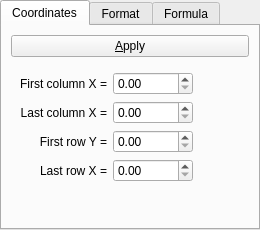
<ui version="4.0" >
 <class>MatrixControlTabs</class>
 <widget class="QWidget" name="MatrixControlTabs" >
  <property name="geometry" >
   <rect>
    <x>0</x>
    <y>0</y>
    <width>260</width>
    <height>230</height>
   </rect>
  </property>
  <property name="sizePolicy" >
   <sizepolicy vsizetype="MinimumExpanding" hsizetype="Minimum" >
    <horstretch>0</horstretch>
    <verstretch>0</verstretch>
   </sizepolicy>
  </property>
  <property name="minimumSize" >
   <size>
    <width>260</width>
    <height>230</height>
   </size>
  </property>
  <property name="windowTitle" >
   <string>Control Tabs</string>
  </property>
  <layout class="QHBoxLayout" >
   <property name="margin" >
    <number>0</number>
   </property>
   <item>
    <widget class="QTabWidget" name="tab_widget" >
     <property name="sizePolicy" >
      <sizepolicy vsizetype="Expanding" hsizetype="Minimum" >
       <horstretch>0</horstretch>
       <verstretch>0</verstretch>
      </sizepolicy>
     </property>
     <property name="minimumSize" >
      <size>
       <width>260</width>
       <height>230</height>
      </size>
     </property>
     <property name="tabPosition" >
      <enum>QTabWidget::North</enum>
     </property>
     <property name="currentIndex" >
      <number>0</number>
     </property>
     <widget class="QWidget" name="coordinates_tab" >
      <property name="geometry" >
       <rect>
        <x>0</x>
        <y>0</y>
        <width>256</width>
        <height>203</height>
       </rect>
      </property>
      <attribute name="title" >
       <string>Coordinates</string>
      </attribute>
      <layout class="QVBoxLayout" >
       <item>
        <widget class="QPushButton" name="button_set_coordinates" >
         <property name="text" >
          <string>&amp;Apply</string>
         </property>
        </widget>
       </item>
       <item>
        <widget class="QWidget" native="1" name="coordinates_widget" >
         <layout class="QGridLayout" >
          <item row="0" column="0" >
           <widget class="QLabel" name="first_col_label" >
            <property name="text" >
             <string>First column X =</string>
            </property>
            <property name="alignment" >
             <set>Qt::AlignRight|Qt::AlignTrailing|Qt::AlignVCenter</set>
            </property>
           </widget>
          </item>
          <item row="0" column="1" >
           <widget class="QDoubleSpinBox" name="first_col_spinbox" >
            <property name="minimumSize" >
             <size>
              <width>80</width>
              <height>0</height>
             </size>
            </property>
           </widget>
          </item>
          <item row="0" column="2" >
           <spacer>
            <property name="orientation" >
             <enum>Qt::Horizontal</enum>
            </property>
            <property name="sizeHint" stdset="0" >
             <size>
              <width>40</width>
              <height>20</height>
             </size>
            </property>
           </spacer>
          </item>
          <item row="1" column="0" >
           <widget class="QLabel" name="last_col_label" >
            <property name="text" >
             <string>Last column X =</string>
            </property>
            <property name="alignment" >
             <set>Qt::AlignRight|Qt::AlignTrailing|Qt::AlignVCenter</set>
            </property>
           </widget>
          </item>
          <item row="1" column="1" >
           <widget class="QDoubleSpinBox" name="last_col_spinbox" >
            <property name="minimumSize" >
             <size>
              <width>80</width>
              <height>0</height>
             </size>
            </property>
           </widget>
          </item>
          <item row="1" column="2" >
           <spacer>
            <property name="orientation" >
             <enum>Qt::Horizontal</enum>
            </property>
            <property name="sizeHint" stdset="0" >
             <size>
              <width>40</width>
              <height>20</height>
             </size>
            </property>
           </spacer>
          </item>
          <item row="2" column="0" >
           <widget class="QLabel" name="first_row_label" >
            <property name="text" >
             <string>First row Y =</string>
            </property>
            <property name="alignment" >
             <set>Qt::AlignRight|Qt::AlignTrailing|Qt::AlignVCenter</set>
            </property>
           </widget>
          </item>
          <item row="2" column="1" >
           <widget class="QDoubleSpinBox" name="first_row_spinbox" >
            <property name="minimumSize" >
             <size>
              <width>80</width>
              <height>0</height>
             </size>
            </property>
           </widget>
          </item>
          <item row="2" column="2" >
           <spacer>
            <property name="orientation" >
             <enum>Qt::Horizontal</enum>
            </property>
            <property name="sizeHint" stdset="0" >
             <size>
              <width>40</width>
              <height>20</height>
             </size>
            </property>
           </spacer>
          </item>
          <item row="3" column="0" >
           <widget class="QLabel" name="last_row_label" >
            <property name="text" >
             <string>Last row X =</string>
            </property>
            <property name="alignment" >
             <set>Qt::AlignRight|Qt::AlignTrailing|Qt::AlignVCenter</set>
            </property>
           </widget>
          </item>
          <item row="3" column="1" >
           <widget class="QDoubleSpinBox" name="last_row_spinbox" >
            <property name="minimumSize" >
             <size>
              <width>80</width>
              <height>0</height>
             </size>
            </property>
           </widget>
          </item>
          <item row="3" column="2" >
           <spacer>
            <property name="orientation" >
             <enum>Qt::Horizontal</enum>
            </property>
            <property name="sizeHint" stdset="0" >
             <size>
              <width>40</width>
              <height>20</height>
             </size>
            </property>
           </spacer>
          </item>
          <item row="4" column="0" >
           <spacer>
            <property name="orientation" >
             <enum>Qt::Vertical</enum>
            </property>
            <property name="sizeHint" stdset="0" >
             <size>
              <width>20</width>
              <height>40</height>
             </size>
            </property>
           </spacer>
          </item>
          <item row="4" column="1" >
           <spacer>
            <property name="orientation" >
             <enum>Qt::Vertical</enum>
            </property>
            <property name="sizeHint" stdset="0" >
             <size>
              <width>20</width>
              <height>40</height>
             </size>
            </property>
           </spacer>
          </item>
          <item row="4" column="2" >
           <spacer>
            <property name="orientation" >
             <enum>Qt::Vertical</enum>
            </property>
            <property name="sizeHint" stdset="0" >
             <size>
              <width>20</width>
              <height>40</height>
             </size>
            </property>
           </spacer>
          </item>
         </layout>
        </widget>
       </item>
      </layout>
     </widget>
     <widget class="QWidget" name="format_tab" >
      <property name="geometry" >
       <rect>
        <x>0</x>
        <y>0</y>
        <width>256</width>
        <height>203</height>
       </rect>
      </property>
      <attribute name="title" >
       <string>Format</string>
      </attribute>
      <layout class="QGridLayout" >
       <item row="0" column="0" colspan="2" >
        <widget class="QPushButton" name="button_set_format" >
         <property name="sizePolicy" >
          <sizepolicy vsizetype="Fixed" hsizetype="Expanding" >
           <horstretch>0</horstretch>
           <verstretch>0</verstretch>
          </sizepolicy>
         </property>
         <property name="toolTip" >
          <string>&lt;html>&lt;head>&lt;meta name="qrichtext" content="1" />&lt;style type="text/css">
p, li { white-space: pre-wrap; }
&lt;/style>&lt;/head>&lt;body style=" font-family:'Sans Serif'; font-size:9pt; font-weight:400; font-style:normal;">
&lt;p style=" margin-top:0px; margin-bottom:0px; margin-left:0px; margin-right:0px; -qt-block-indent:0; text-indent:0px;">Apply new type and format to all selected columns&lt;/p>&lt;/body>&lt;/html></string>
         </property>
         <property name="text" >
          <string>&amp;Apply</string>
         </property>
        </widget>
       </item>
       <item row="2" column="0" >
        <widget class="QLabel" name="format_label" >
         <property name="text" >
          <string>&amp;Format:</string>
         </property>
         <property name="buddy" >
          <cstring>format_box</cstring>
         </property>
        </widget>
       </item>
       <item row="2" column="1" >
        <widget class="QComboBox" name="format_box" >
         <property name="sizePolicy" >
          <sizepolicy vsizetype="Fixed" hsizetype="Expanding" >
           <horstretch>0</horstretch>
           <verstretch>0</verstretch>
          </sizepolicy>
         </property>
         <property name="minimumSize" >
          <size>
           <width>120</width>
           <height>0</height>
          </size>
         </property>
         <property name="toolTip" >
          <string>&lt;html>&lt;head>&lt;meta name="qrichtext" content="1" />&lt;style type="text/css">
p, li { white-space: pre-wrap; }
&lt;/style>&lt;/head>&lt;body style=" font-family:'Sans Serif'; font-size:9pt; font-weight:400; font-style:normal;">
&lt;p style=" margin-top:0px; margin-bottom:0px; margin-left:0px; margin-right:0px; -qt-block-indent:0; text-indent:0px;">Choose the display format&lt;/p>&lt;/body>&lt;/html></string>
         </property>
         <property name="currentIndex" >
          <number>-1</number>
         </property>
        </widget>
       </item>
       <item row="3" column="0" >
        <widget class="QLabel" name="digits_label" >
         <property name="text" >
          <string>&amp;Decimal Digits:</string>
         </property>
         <property name="buddy" >
          <cstring>digits_box</cstring>
         </property>
        </widget>
       </item>
       <item row="3" column="1" >
        <widget class="QSpinBox" name="digits_box" >
         <property name="toolTip" >
          <string>&lt;html>&lt;head>&lt;meta name="qrichtext" content="1" />&lt;style type="text/css">
p, li { white-space: pre-wrap; }
&lt;/style>&lt;/head>&lt;body style=" font-family:'Sans Serif'; font-size:9pt; font-weight:400; font-style:normal;">
&lt;p style=" margin-top:0px; margin-bottom:0px; margin-left:0px; margin-right:0px; -qt-block-indent:0; text-indent:0px;">Enter the number of displayed decimal digits&lt;/p>&lt;/body>&lt;/html></string>
         </property>
         <property name="maximum" >
          <number>16</number>
         </property>
         <property name="value" >
          <number>6</number>
         </property>
        </widget>
       </item>
       <item row="4" column="0" colspan="2" >
        <widget class="QTextEdit" name="type_info" >
         <property name="sizePolicy" >
          <sizepolicy vsizetype="Expanding" hsizetype="Expanding" >
           <horstretch>0</horstretch>
           <verstretch>0</verstretch>
          </sizepolicy>
         </property>
         <property name="minimumSize" >
          <size>
           <width>60</width>
           <height>10</height>
          </size>
         </property>
         <property name="palette" >
          <palette>
           <active>
            <colorrole role="Base" >
             <brush brushstyle="SolidPattern" >
              <color alpha="255" >
               <red>182</red>
               <green>182</green>
               <blue>182</blue>
              </color>
             </brush>
            </colorrole>
           </active>
           <inactive>
            <colorrole role="Base" >
             <brush brushstyle="SolidPattern" >
              <color alpha="255" >
               <red>182</red>
               <green>182</green>
               <blue>182</blue>
              </color>
             </brush>
            </colorrole>
           </inactive>
           <disabled>
            <colorrole role="Base" >
             <brush brushstyle="SolidPattern" >
              <color alpha="255" >
               <red>255</red>
               <green>255</green>
               <blue>255</blue>
              </color>
             </brush>
            </colorrole>
           </disabled>
          </palette>
         </property>
         <property name="toolTip" >
          <string>&lt;html>&lt;head>&lt;meta name="qrichtext" content="1" />&lt;style type="text/css">
p, li { white-space: pre-wrap; }
&lt;/style>&lt;/head>&lt;body style=" font-family:'Sans Serif'; font-size:9pt; font-weight:400; font-style:normal;">
&lt;p style=" margin-top:0px; margin-bottom:0px; margin-left:0px; margin-right:0px; -qt-block-indent:0; text-indent:0px;">Information about the selected type and format&lt;/p>&lt;/body>&lt;/html></string>
         </property>
         <property name="undoRedoEnabled" >
          <bool>false</bool>
         </property>
         <property name="readOnly" >
          <bool>true</bool>
         </property>
        </widget>
       </item>
      </layout>
     </widget>
     <widget class="QWidget" name="formula_tab" >
      <property name="geometry" >
       <rect>
        <x>0</x>
        <y>0</y>
        <width>256</width>
        <height>203</height>
       </rect>
      </property>
      <attribute name="title" >
       <string>Formula</string>
      </attribute>
      <layout class="QGridLayout" >
       <item row="0" column="0" >
        <widget class="QLabel" name="formula_label" >
         <property name="text" >
          <string>&amp;Formula:</string>
         </property>
         <property name="buddy" >
          <cstring>formula_box</cstring>
         </property>
        </widget>
       </item>
       <item row="0" column="1" colspan="2" >
        <widget class="QPushButton" name="button_set_formula" >
         <property name="toolTip" >
          <string>&lt;html>&lt;head>&lt;meta name="qrichtext" content="1" />&lt;style type="text/css">
p, li { white-space: pre-wrap; }
&lt;/style>&lt;/head>&lt;body style=" font-family:'Sans Serif'; font-size:9pt; font-weight:400; font-style:normal;">
&lt;p style=" margin-top:0px; margin-bottom:0px; margin-left:0px; margin-right:0px; -qt-block-indent:0; text-indent:0px;">Apply the formula to all selected cells&lt;/p>&lt;/body>&lt;/html></string>
         </property>
         <property name="text" >
          <string>&amp;Apply</string>
         </property>
        </widget>
       </item>
       <item row="1" column="0" colspan="3" >
        <widget class="QTextEdit" name="formula_box" >
         <property name="minimumSize" >
          <size>
           <width>60</width>
           <height>10</height>
          </size>
         </property>
         <property name="acceptRichText" >
          <bool>false</bool>
         </property>
        </widget>
       </item>
       <item row="2" column="0" colspan="2" >
        <widget class="QComboBox" name="add_cell_combobox" >
         <property name="minimumSize" >
          <size>
           <width>120</width>
           <height>0</height>
          </size>
         </property>
         <property name="toolTip" >
          <string>&lt;html>&lt;head>&lt;meta name="qrichtext" content="1" />&lt;style type="text/css">
p, li { white-space: pre-wrap; }
&lt;/style>&lt;/head>&lt;body style=" font-family:'Sans Serif'; font-size:9pt; font-weight:400; font-style:normal;">
&lt;p style=" margin-top:0px; margin-bottom:0px; margin-left:0px; margin-right:0px; -qt-block-indent:0; text-indent:0px;">Select a column reference to insert into the formula&lt;/p>&lt;/body>&lt;/html></string>
         </property>
        </widget>
       </item>
       <item row="2" column="2" >
        <widget class="QPushButton" name="add_cell_button" >
         <property name="toolTip" >
          <string>&lt;html>&lt;head>&lt;meta name="qrichtext" content="1" />&lt;style type="text/css">
p, li { white-space: pre-wrap; }
&lt;/style>&lt;/head>&lt;body style=" font-family:'Sans Serif'; font-size:9pt; font-weight:400; font-style:normal;">
&lt;p style=" margin-top:0px; margin-bottom:0px; margin-left:0px; margin-right:0px; -qt-block-indent:0; text-indent:0px;">Insert the column reference into the formula&lt;/p>&lt;/body>&lt;/html></string>
         </property>
         <property name="text" >
          <string>Add</string>
         </property>
        </widget>
       </item>
       <item row="3" column="0" colspan="2" >
        <widget class="QComboBox" name="add_function_combobox" >
         <property name="minimumSize" >
          <size>
           <width>120</width>
           <height>0</height>
          </size>
         </property>
         <property name="toolTip" >
          <string>&lt;html>&lt;head>&lt;meta name="qrichtext" content="1" />&lt;style type="text/css">
p, li { white-space: pre-wrap; }
&lt;/style>&lt;/head>&lt;body style=" font-family:'Sans Serif'; font-size:9pt; font-weight:400; font-style:normal;">
&lt;p style=" margin-top:0px; margin-bottom:0px; margin-left:0px; margin-right:0px; -qt-block-indent:0; text-indent:0px;">Select a function to insert into the formula&lt;/p>&lt;/body>&lt;/html></string>
         </property>
        </widget>
       </item>
       <item row="3" column="2" >
        <widget class="QPushButton" name="add_function_button" >
         <property name="toolTip" >
          <string>&lt;html>&lt;head>&lt;meta name="qrichtext" content="1" />&lt;style type="text/css">
p, li { white-space: pre-wrap; }
&lt;/style>&lt;/head>&lt;body style=" font-family:'Sans Serif'; font-size:9pt; font-weight:400; font-style:normal;">
&lt;p style=" margin-top:0px; margin-bottom:0px; margin-left:0px; margin-right:0px; -qt-block-indent:0; text-indent:0px;">Inset the function into the formula&lt;/p>&lt;/body>&lt;/html></string>
         </property>
         <property name="text" >
          <string>Add</string>
         </property>
        </widget>
       </item>
      </layout>
     </widget>
    </widget>
   </item>
  </layout>
 </widget>
 <resources/>
 <connections/>
</ui>
